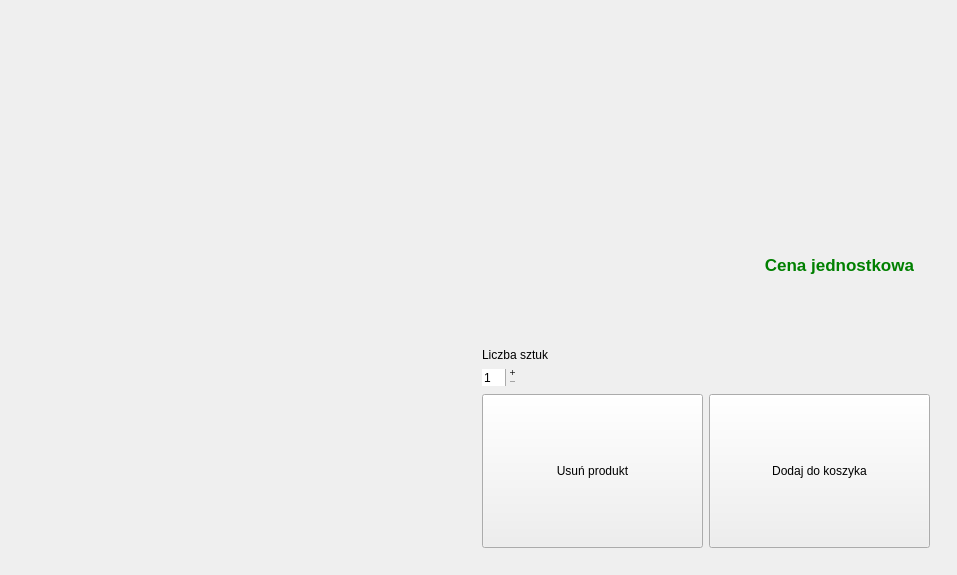
<?xml version="1.0" encoding="UTF-8"?>
<ui version="4.0">
 <class>ProductDetailPage</class>
 <widget class="QWidget" name="ProductDetailPage">
  <property name="geometry">
   <rect>
    <x>0</x>
    <y>0</y>
    <width>957</width>
    <height>575</height>
   </rect>
  </property>
  <property name="windowTitle">
   <string>Form</string>
  </property>
  <layout class="QHBoxLayout" name="horizontalLayout_2">
   <item>
    <layout class="QHBoxLayout" name="mainLayout" stretch="1,1">
     <property name="leftMargin">
      <number>16</number>
     </property>
     <property name="topMargin">
      <number>16</number>
     </property>
     <property name="rightMargin">
      <number>16</number>
     </property>
     <property name="bottomMargin">
      <number>16</number>
     </property>
     <item>
      <layout class="QVBoxLayout" name="leftVLayout" stretch="0">
       <item>
        <layout class="QHBoxLayout" name="horizontalLayout">
         <item>
          <widget class="QLabel" name="sellerLabel">
           <property name="text">
            <string/>
           </property>
          </widget>
         </item>
         <item>
          <widget class="QLabel" name="addDateLabel">
           <property name="text">
            <string/>
           </property>
          </widget>
         </item>
        </layout>
       </item>
      </layout>
     </item>
     <item>
      <layout class="QVBoxLayout" name="rightVLayout" stretch="1,1,0,0,1">
       <item>
        <widget class="QLabel" name="productNameLabel">
         <property name="font">
          <font>
           <pointsize>13</pointsize>
           <bold>true</bold>
          </font>
         </property>
         <property name="text">
          <string/>
         </property>
        </widget>
       </item>
       <item>
        <layout class="QHBoxLayout" name="priceLayout" stretch="1,0">
         <item>
          <widget class="QLabel" name="productPriceLabel">
           <property name="font">
            <font>
             <pointsize>13</pointsize>
             <bold>true</bold>
            </font>
           </property>
           <property name="styleSheet">
            <string notr="true">color: green;</string>
           </property>
           <property name="text">
            <string>Cena jednostkowa</string>
           </property>
           <property name="alignment">
            <set>Qt::AlignmentFlag::AlignRight|Qt::AlignmentFlag::AlignTrailing|Qt::AlignmentFlag::AlignVCenter</set>
           </property>
          </widget>
         </item>
         <item>
          <widget class="QLabel" name="productPriceNumLabel">
           <property name="font">
            <font>
             <pointsize>13</pointsize>
             <bold>true</bold>
            </font>
           </property>
           <property name="text">
            <string/>
           </property>
          </widget>
         </item>
        </layout>
       </item>
       <item>
        <widget class="QLabel" name="amountLabel">
         <property name="text">
          <string>Liczba sztuk</string>
         </property>
        </widget>
       </item>
       <item>
        <layout class="QHBoxLayout" name="amountLayout" stretch="0,0,9">
         <property name="spacing">
          <number>0</number>
         </property>
         <item>
          <widget class="QSpinBox" name="amountSpinBox">
           <property name="frame">
            <bool>false</bool>
           </property>
           <property name="buttonSymbols">
            <enum>QAbstractSpinBox::ButtonSymbols::PlusMinus</enum>
           </property>
           <property name="specialValueText">
            <string>1</string>
           </property>
           <property name="minimum">
            <number>1</number>
           </property>
          </widget>
         </item>
         <item>
          <widget class="QLabel" name="availableAmountLabel">
           <property name="styleSheet">
            <string notr="true">color: grey;</string>
           </property>
           <property name="text">
            <string/>
           </property>
          </widget>
         </item>
         <item>
          <spacer name="horizontalSpacer">
           <property name="orientation">
            <enum>Qt::Orientation::Horizontal</enum>
           </property>
           <property name="sizeHint" stdset="0">
            <size>
             <width>40</width>
             <height>20</height>
            </size>
           </property>
          </spacer>
         </item>
        </layout>
       </item>
       <item>
        <layout class="QHBoxLayout" name="buttonsLayout">
         <item>
          <widget class="QPushButton" name="deleteProductButton">
           <property name="sizePolicy">
            <sizepolicy hsizetype="Minimum" vsizetype="MinimumExpanding">
             <horstretch>0</horstretch>
             <verstretch>0</verstretch>
            </sizepolicy>
           </property>
           <property name="text">
            <string>Usuń produkt</string>
           </property>
          </widget>
         </item>
         <item>
          <widget class="QPushButton" name="addToCartButton">
           <property name="sizePolicy">
            <sizepolicy hsizetype="Minimum" vsizetype="MinimumExpanding">
             <horstretch>0</horstretch>
             <verstretch>0</verstretch>
            </sizepolicy>
           </property>
           <property name="text">
            <string>Dodaj do koszyka</string>
           </property>
          </widget>
         </item>
        </layout>
       </item>
      </layout>
     </item>
    </layout>
   </item>
  </layout>
 </widget>
 <resources>
  <include location="resources.qrc"/>
 </resources>
 <connections/>
</ui>
